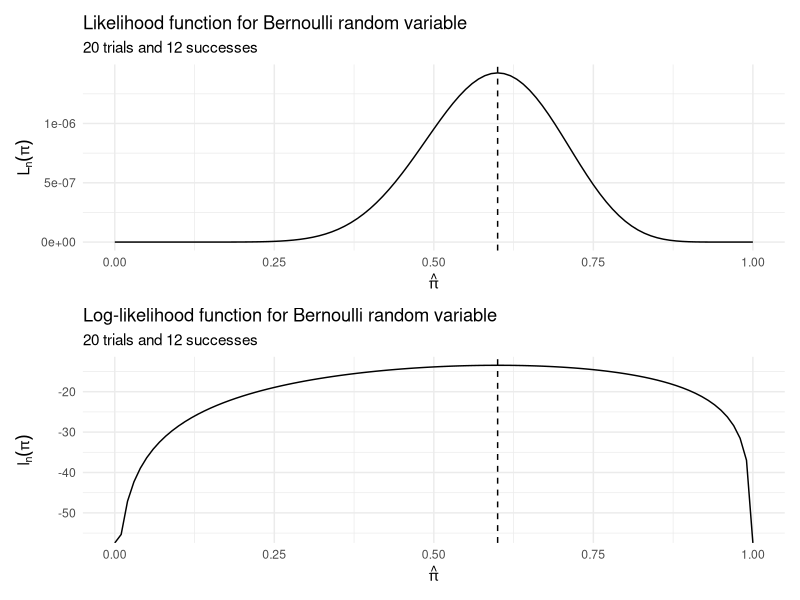
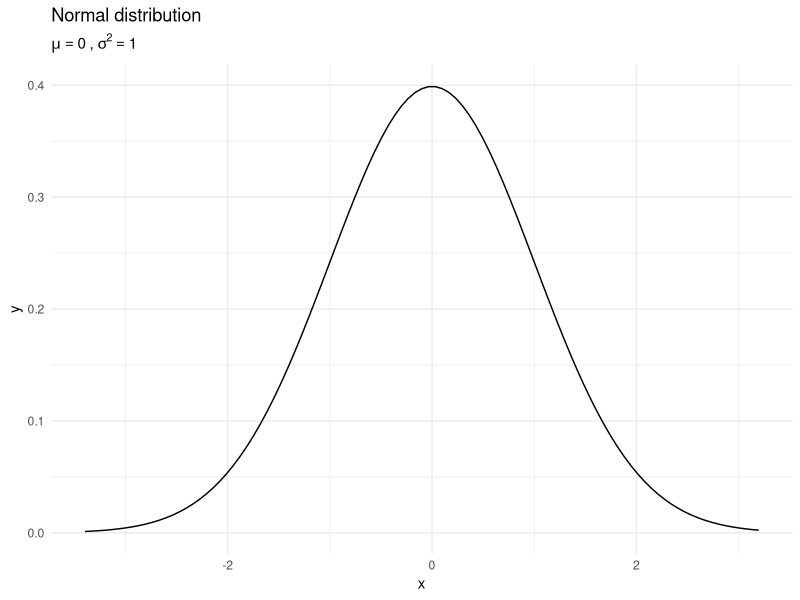
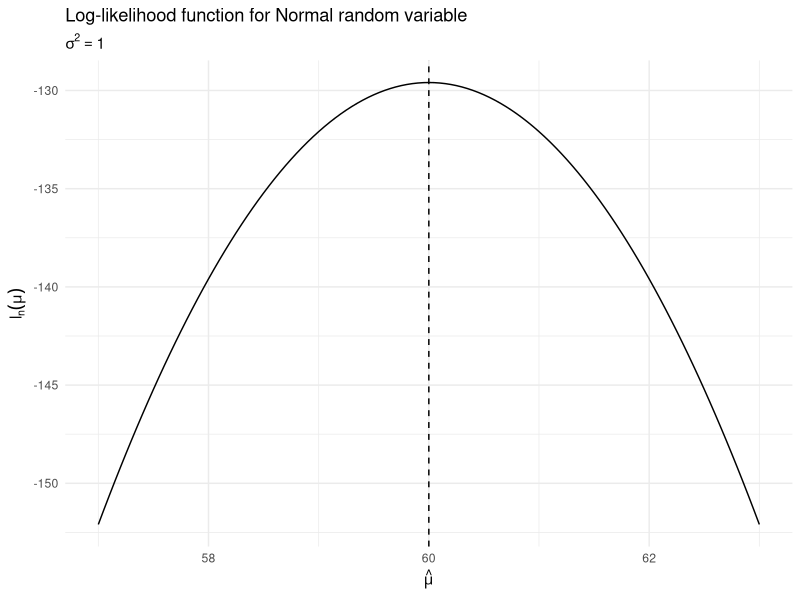
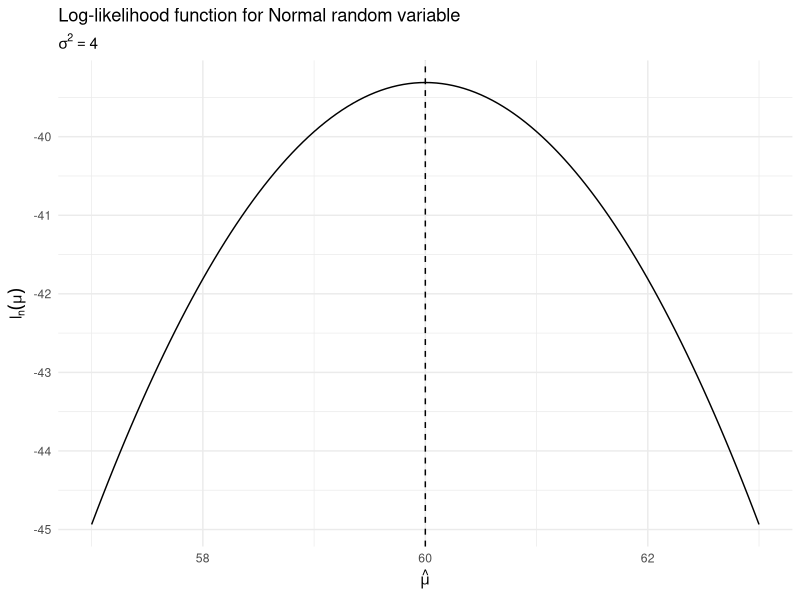

The R source for these figures, in order:
## ---- chunk 1
knitr::opts_chunk$set(cache = TRUE)
## ---- chunk 2
library(tidyverse)
library(broom)
library(patchwork)

options(digits = 3)
set.seed(1234)
theme_set(theme_minimal())
## ---- chunk 3
# loglikelihood function for plotting
lik_bern <- function(p, S, n){
  p^S * (1 - p)^(n - S)
}

log_lik_bern <- function(p, S, n){
  S * log(p) + (n - S) * log(1 - p)
}


# calculate likelihood values
bern <- data_frame(x = seq(0, 1, by = 0.01),
           lik = lik_bern(x, 12, 20),
           loglik = log_lik_bern(x, 12, 20))

ggplot(bern, aes(x, lik)) +
  geom_line() +
  geom_vline(xintercept = (12 / 20), linetype = 2) +
  labs(title = "Likelihood function for Bernoulli random variable",
       subtitle = "20 trials and 12 successes",
       x = expression(hat(pi)),
       y = expression(L[n](pi))) +
  ggplot(bern, aes(x, loglik)) +
  geom_line() +
  geom_vline(xintercept = (12 / 20), linetype = 2) +
  labs(title = "Log-likelihood function for Bernoulli random variable",
       subtitle = "20 trials and 12 successes",
       x = expression(hat(pi)),
       y = expression(l[n](pi))) +
  plot_layout(ncol = 1)
## ---- chunk 4
data_frame(x = rnorm(1000, 0, 1)) %>%
  ggplot(aes(x)) +
  stat_function(fun = dnorm, args = list(mean = 0, sd = 1)) +
  labs(title = "Normal distribution",
       subtitle = expression(paste(mu == 0, " , ", sigma^{2} == 1)))
## ---- chunk 5
prof <- data_frame(id = 1:5,
                   years = c(3,2,4,1,5),
                   salary = 45 + 5 * years)

prof %>%
  select(-years) %>%
  knitr::kable(caption = "Salaries of assistant professors")
## ---- chunk 6
likelihood.normal.mu <- function(mu, sig2 = 1, x) {
  # mu      mean of normal distribution for given sig
  # x       vector of data
  n = length(x)
  a1 = (2*pi*sig2)^-(n/2)
  a2 = -1/(2*sig2)
  y = (x-mu)^2
  ans = a1*exp(a2*sum(y))
  return(log(ans))
}

data_frame(mu_hat = seq(57, 63, by = .05),
           logLik = map_dbl(mu_hat, likelihood.normal.mu, x = prof$salary)) %>%
  ggplot(aes(mu_hat, logLik)) +
  geom_line() +
  geom_vline(xintercept = mean(prof$salary), linetype = 2) +
  labs(title = "Log-likelihood function for Normal random variable",
       subtitle = expression(sigma^2 == 1),
       x = expression(hat(mu)),
       y = expression(l[n](mu)))
## ---- chunk 7
data_frame(mu_hat = seq(57, 63, by = .05),
           logLik = map_dbl(mu_hat, likelihood.normal.mu, x = prof$salary, sig2 = 4)) %>%
  ggplot(aes(mu_hat, logLik)) +
  geom_line() +
  geom_vline(xintercept = mean(prof$salary), linetype = 2) +
  labs(title = "Log-likelihood function for Normal random variable",
       subtitle = expression(sigma^2 == 4),
       x = expression(hat(mu)),
       y = expression(l[n](mu)))
## ---- chunk 8

## ---- chunk 9
log_lik_lm <- function(par, data.y, data.x) {
  a.par <- par[1]  # The current slope
  b.par <- par[2]  # The current intercept
  err.sigma <- par[3]  # The current error standard deviation
  
  # Calculate the likelihood of each data point using dnorm
  likelihoods <- suppressWarnings(dnorm(data.y, mean = data.x * a.par + b.par, sd = err.sigma))
  
  # Calculate log-likelihoods of each data point
  log.likelihoods <- log(likelihoods)
  
  # return the sum of the log-likelihoods
  sum(log.likelihoods)
}

# optimize for professor salary
optim(par = c(1, 5, 20), fn = log_lik_lm, data.y = prof$salary, data.x = prof$years,
      control = list(fnscale = -1))

# compare to lm()
summary(lm(salary ~ years, data = prof))
## ---- chunk 10

